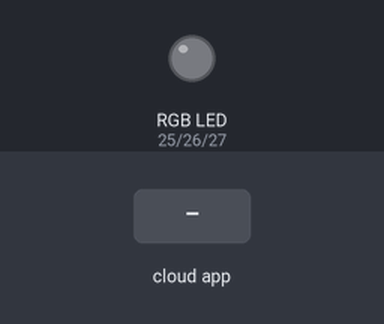
Recording of a sketch running on a simulated ESP32. On the bench: an RGB LED mixed from three pins (HIGH = lit). The inputs (shaded band) are chosen by the test bench. WiFi joins after 1.5 s; servers stay silent unless stated; random numbers use the default seed unless the sketch sets one; no MQTT or app messages arrive unless stated; what the sketch prints to the serial monitor is not drawn.

Above: at 2.7 s.
2.8 s: the phone or cloud app sets controlrgb to ROJO
At 4.0 s:
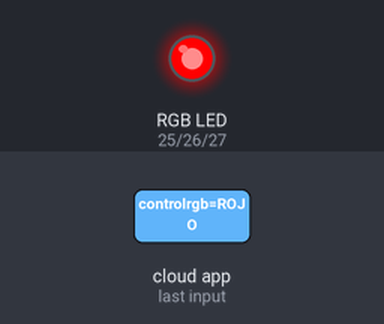
4.3 s: the phone or cloud app sets controlrgb to VERDE
At 5.5 s:
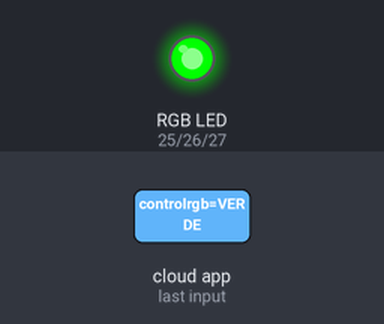
5.8 s: the phone or cloud app sets controlrgb to AZUL
At 6.3 s:
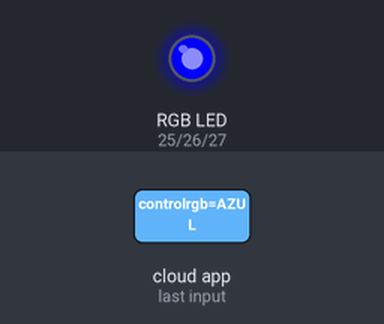
Timing chart, 0 to 8.8 s (numbered marks = the images above; inputs shaded):
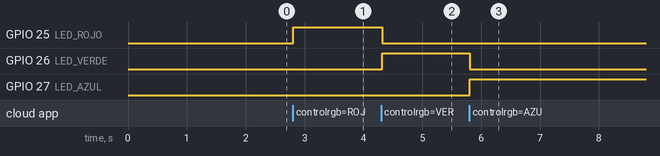

Measured:
- after the input at 2.8 s, GPIO 25 (LED_ROJO): LOW → HIGH at once
- after the input at 4.3 s, GPIO 25 (LED_ROJO): HIGH → LOW at once; GPIO 26 (LED_VERDE): LOW → HIGH at once
- after the input at 5.8 s, GPIO 26 (LED_VERDE): HIGH → LOW at once; GPIO 27 (LED_AZUL): LOW → HIGH at once

The sketch:

ResetRGB_StateChange.ino
```cpp
#include <WiFi.h>
#include <Adafruit_MQTT.h>
#include <Adafruit_MQTT_Client.h>

// Credenciales de tu red Wi-Fi
#define WLAN_SSID "CLARO_2.4GHz_99F78B"
#define WLAN_PASS "claro1122"

// Credenciales de Adafruit IO
#define AIO_SERVER "io.adafruit.com"
#define AIO_SERVERPORT 1883
#define AIO_USERNAME "michiis"
#define AIO_KEY "aio_GTfj49dw6cPHmt2tekUURbndFaao"

//Sensores conectados a la placa
#define LED_ROJO 25
#define LED_VERDE 26
#define LED_AZUL 27

// Variables globales para Wi-Fi y MQTT
WiFiClient client;
Adafruit_MQTT_Client mqtt(&client, AIO_SERVER, AIO_SERVERPORT, AIO_USERNAME, AIO_KEY);

// --- CONFIGURACIÓN DE FEEDS ---
Adafruit_MQTT_Publish pub_feed = Adafruit_MQTT_Publish(&mqtt, AIO_USERNAME "/feeds/temperatura");
Adafruit_MQTT_Subscribe SubLedRGB = Adafruit_MQTT_Subscribe(&mqtt, AIO_USERNAME "/feeds/controlrgb");

//Creación de función de estado
void cambioColor(char *data, uint16_t len) {
  digitalWrite(LED_ROJO, LOW);
  digitalWrite(LED_VERDE, LOW);
  digitalWrite(LED_AZUL, LOW);

  if (strcmp(data, "ROJO") == 0) {
    digitalWrite(LED_ROJO, HIGH);
  } else if (strcmp(data, "VERDE") == 0) {
    digitalWrite(LED_VERDE, HIGH);
  } else if (strcmp(data, "AZUL") == 0) {
    digitalWrite(LED_AZUL, HIGH);
  }
}

void setup() {
  Serial.begin(115200);
  delay(10);

  pinMode(LED_ROJO, OUTPUT);
  pinMode(LED_VERDE, OUTPUT);
  pinMode(LED_AZUL, OUTPUT);

  Serial.println(F("Conectando a Wi-Fi..."));
  WiFi.begin(WLAN_SSID, WLAN_PASS);
  while (WiFi.status() != WL_CONNECTED) {
    delay(500);
    Serial.print(".");
  }
  Serial.println("\nWi-Fi conectado.");
  SubLedRGB.setCallback(cambioColor);
  mqtt.subscribe(&SubLedRGB);
}

void loop() {
  // Asegurar la conexión MQTT
  MQTT_connect();

  mqtt.processPackets(10000);
  // --- BLOQUE DE PUBLICACIÓN ---
  float valorSensor = random(20, 35);  // Simulación de tu sensor

  Serial.print(F("<-- Publicando dato en Adafruit... "));
  Serial.print(valorSensor);

  if (!pub_feed.publish(valorSensor)) {
    Serial.println(F(" ¡Falló la publicación!"));
  } else {
    Serial.println(F(" ¡Publicado con éxito!"));
  }

  // --- RETRASO Y ESCUCHA SIMULTÁNEA ---
  // En lugar de delay(5000), usamos processPackets(5000).
  // Esto hace una pausa de 5 segundos, pero procesa CUALQUIER mensaje que llegue en ese tiempo.
  mqtt.processPackets(5000);

  // Mantener vivo el servidor (Ping)
  if (!mqtt.ping()) {
    mqtt.disconnect();
  }
}

void MQTT_connect() {
  int8_t ret;
  if (mqtt.connected()) {
    return;
  }

  Serial.print(F("Conectando a MQTT... "));
  while ((ret = mqtt.connect()) != 0) {
    Serial.println(mqtt.connectErrorString(ret));
    Serial.println(F("Reintentando conexión en 5 segundos..."));
    mqtt.disconnect();
    delay(5000);  // Este delay solo ocurre si se cae el servidor
  }
  Serial.println(F("¡MQTT Conectado!"));
}
```
